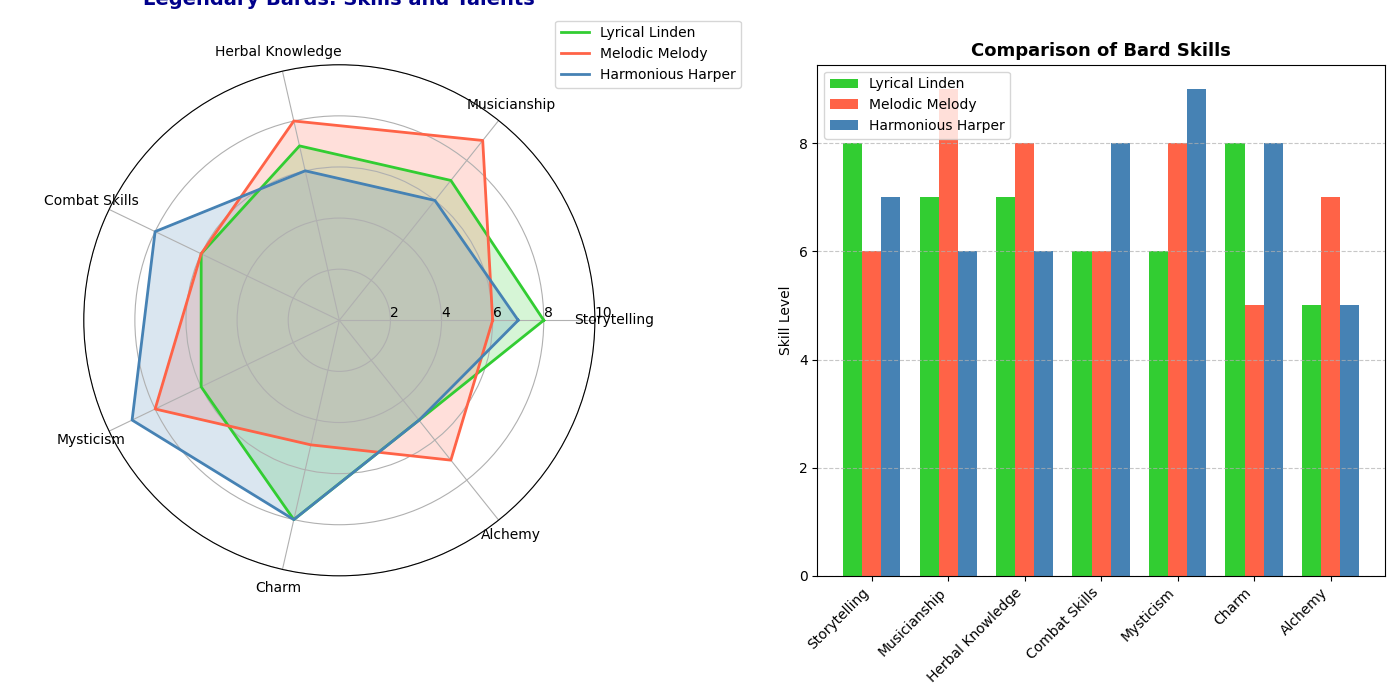

Write Python code to recreate this figure.
import numpy as np
import matplotlib.pyplot as plt
from math import pi

# Categories representing different bard skills
categories = ['Storytelling', 'Musicianship', 'Herbal Knowledge', 'Combat Skills', 'Mysticism', 'Charm', 'Alchemy']

# Altered skills for three legendary bards
bard_1 = np.array([8, 7, 7, 6, 6, 8, 5])  # Bard A: Lyrical Linden
bard_2 = np.array([6, 9, 8, 6, 8, 5, 7])  # Bard B: Melodic Melody
bard_3 = np.array([7, 6, 6, 8, 9, 8, 5])  # Bard C: Harmonious Harper

bards_data = [bard_1, bard_2, bard_3]
bards_names = ['Lyrical Linden', 'Melodic Melody', 'Harmonious Harper']

# Number of variables
num_vars = len(categories)
angles = np.linspace(0, 2 * np.pi, num_vars, endpoint=False).tolist()
angles += angles[:1]

# Colors
colors = ['#32CD32', '#FF6347', '#4682B4']

# Function to create radar chart
def create_radar_chart(ax, data, categories, bards_names, color):
    for bard_data, bard_name, color in zip(data, bards_names, color):
        values = np.concatenate((bard_data, [bard_data[0]]))
        ax.plot(angles, values, linewidth=2, linestyle='solid', label=bard_name, color=color)
        ax.fill(angles, values, color=color, alpha=0.2)

    ax.set_xticks(angles[:-1])
    ax.set_xticklabels(categories, color='black', size=10)
    ax.set_rlabel_position(0)
    plt.yticks([2, 4, 6, 8, 10], ["2", "4", "6", "8", "10"], color='grey', size=7)
    ax.set_ylim(0, 10)

# Create figure and subplots
fig, (ax1, ax2) = plt.subplots(1, 2, figsize=(14, 7), subplot_kw=dict(polar=True))

create_radar_chart(ax1, bards_data, categories, bards_names, colors)
ax1.set_title('Legendary Bards: Skills and Talents', size=14, color='darkblue', y=1.1, fontweight='bold')
ax1.legend(loc='upper right', bbox_to_anchor=(1.3, 1.1))

ax2.remove()
ax2 = fig.add_subplot(1, 2, 2)
x = np.arange(num_vars)
width = 0.25

ax2.bar(x - width, bard_1, width, color=colors[0], label=bards_names[0])
ax2.bar(x, bard_2, width, color=colors[1], label=bards_names[1])
ax2.bar(x + width, bard_3, width, color=colors[2], label=bards_names[2])

ax2.set_ylabel('Skill Level')
ax2.set_title('Comparison of Bard Skills', fontsize=13, fontweight='bold')
ax2.set_xticks(x)
ax2.set_xticklabels(categories, rotation=45, ha="right", fontsize=10)
ax2.legend(loc='upper left')
ax2.grid(axis='y', linestyle='--', alpha=0.7)

plt.tight_layout()
plt.show()
